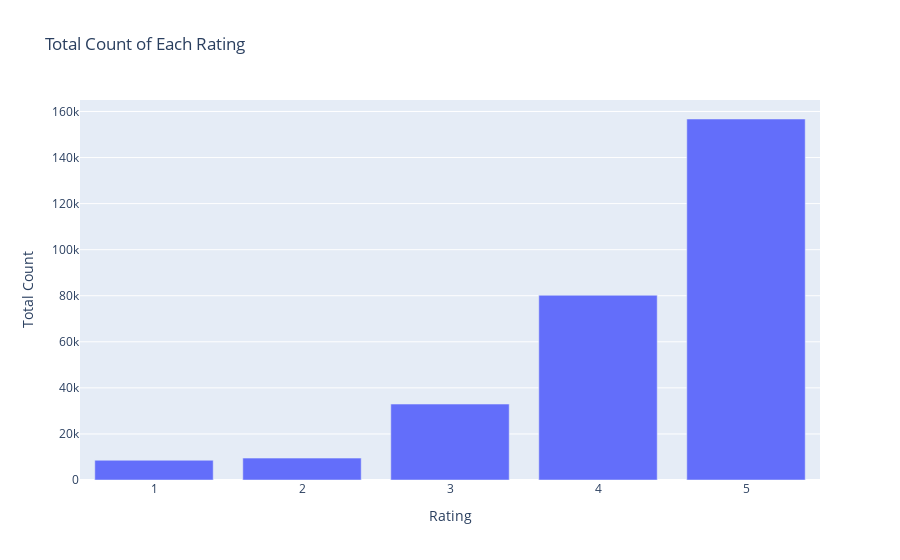

Write notebook code for a chart like this one.
### Code cell
# Plot total count
fig1 = px.bar(summary_data_frame, x='Rating', y='Count', title='Total Count of Each Rating')
fig1.update_layout(xaxis_title="Rating", yaxis_title="Total Count", uniformtext_mode='hide')
fig1.show()

### Figure 1 — Plotly figure (JSON) as saved in the notebook; plotly's stock layout.template omitted (floating-point values rounded to 4 significant figures)
{"data": [{"alignmentgroup": "True", "hovertemplate": "Rating=%{x}<br>Count=%{y}<extra></extra>", "legendgroup": "", "marker": {"color": "#636efa", "pattern": {"shape": ""}}, "name": "", "offsetgroup": "", "orientation": "v", "showlegend": false, "textposition": "auto", "type": "bar", "x": [1, 2, 3, 4, 5], "xaxis": "x", "y": [8573, 9498, 32965, 80199, 156737], "yaxis": "y"}], "layout": {"barmode": "relative", "legend": {"tracegroupgap": 0}, "title": {"text": "Total Count of Each Rating"}, "uniformtext": {"mode": "hide"}, "xaxis": {"anchor": "y", "domain": [0, 1], "title": {"text": "Rating"}}, "yaxis": {"anchor": "x", "domain": [0, 1], "title": {"text": "Total Count"}}}}
